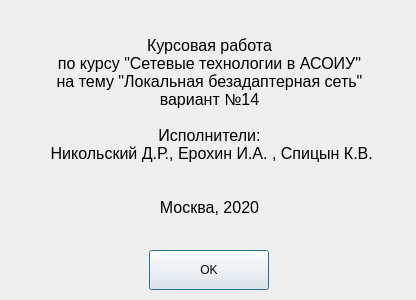
<?xml version="1.0" encoding="UTF-8"?>
<ui version="4.0">
 <class>dialog</class>
 <widget class="QDialog" name="dialog">
  <property name="geometry">
   <rect>
    <x>0</x>
    <y>0</y>
    <width>416</width>
    <height>300</height>
   </rect>
  </property>
  <property name="sizePolicy">
   <sizepolicy hsizetype="Fixed" vsizetype="Fixed">
    <horstretch>0</horstretch>
    <verstretch>0</verstretch>
   </sizepolicy>
  </property>
  <property name="windowTitle">
   <string>Информация</string>
  </property>
  <property name="windowIcon">
   <iconset>
    <normaloff>icon/info.svg</normaloff>icon/info.svg</iconset>
  </property>
  <property name="modal">
   <bool>true</bool>
  </property>
  <widget class="QWidget" name="verticalLayoutWidget">
   <property name="geometry">
    <rect>
     <x>9</x>
     <y>9</y>
     <width>401</width>
     <height>281</height>
    </rect>
   </property>
   <layout class="QVBoxLayout" name="verticalLayout">
    <item>
     <widget class="QLabel" name="label">
      <property name="font">
       <font>
        <family>Ubuntu</family>
        <pointsize>12</pointsize>
        <italic>false</italic>
       </font>
      </property>
      <property name="autoFillBackground">
       <bool>false</bool>
      </property>
      <property name="text">
       <string>Курсовая работа
по курсу &quot;Сетевые технологии в АСОИУ&quot;
на тему &quot;Локальная безадаптерная сеть&quot;
вариант №14

Исполнители:
 Никольский Д.Р., Ерохин И.А. , Спицын К.В.


Москва, 2020</string>
      </property>
      <property name="alignment">
       <set>Qt::AlignCenter</set>
      </property>
     </widget>
    </item>
    <item alignment="Qt::AlignHCenter">
     <widget class="QPushButton" name="bOK">
      <property name="sizePolicy">
       <sizepolicy hsizetype="Fixed" vsizetype="Fixed">
        <horstretch>0</horstretch>
        <verstretch>0</verstretch>
       </sizepolicy>
      </property>
      <property name="minimumSize">
       <size>
        <width>120</width>
        <height>40</height>
       </size>
      </property>
      <property name="text">
       <string>OK</string>
      </property>
     </widget>
    </item>
   </layout>
  </widget>
 </widget>
 <resources/>
 <connections/>
</ui>
